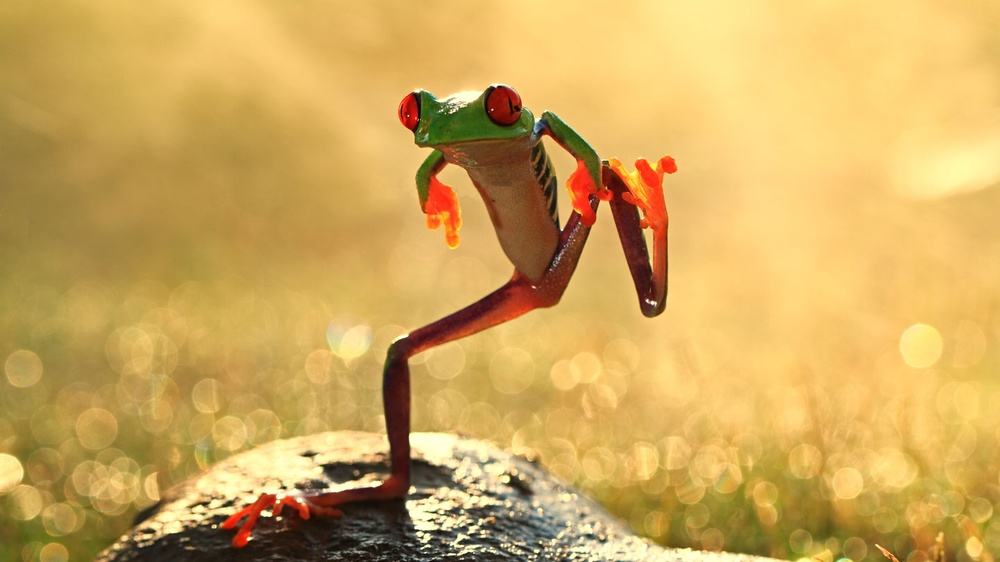
#> input picture zaba.jpg, 1000 x 562 px, shrunk from 1440 x 810 before the run
$ python interpolacija.py
#> lines starting #> are read from the running program, lines starting #| are printed output that depends on the picture
import cv2 as cv
import numpy as np
import matplotlib.pyplot as plt

img = cv.imread('zaba.jpg')
#> img is the input picture: shape (562, 1000, 3); mean B, G, R 92.8, 169, 207.2
img = cv.cvtColor(img, cv.COLOR_BGR2RGB)

fig, ax = plt.subplots(2, 2, figsize=(12, 6))

fig.suptitle('Interpolacija Zumiranja')
zoom_parametar = 2.0

def zoomSlike(scale,slika):
    #Napravljene nove dimenzije slike
#> called with scale = 2
    rows, cols, kanal = slika.shape
#> rows = 562; cols = 1000; kanal = 3
    new_rows = int(rows * scale)
#> new_rows = 1124
    new_cols = int(cols * scale)
#> new_cols = 2000

    rezultat = np.zeros((new_rows, new_cols, kanal), dtype=np.uint8)

    for i in range(rows):
        for j in range(cols):
            rezultat[int(i * scale), int(j * scale)] = slika[i, j]
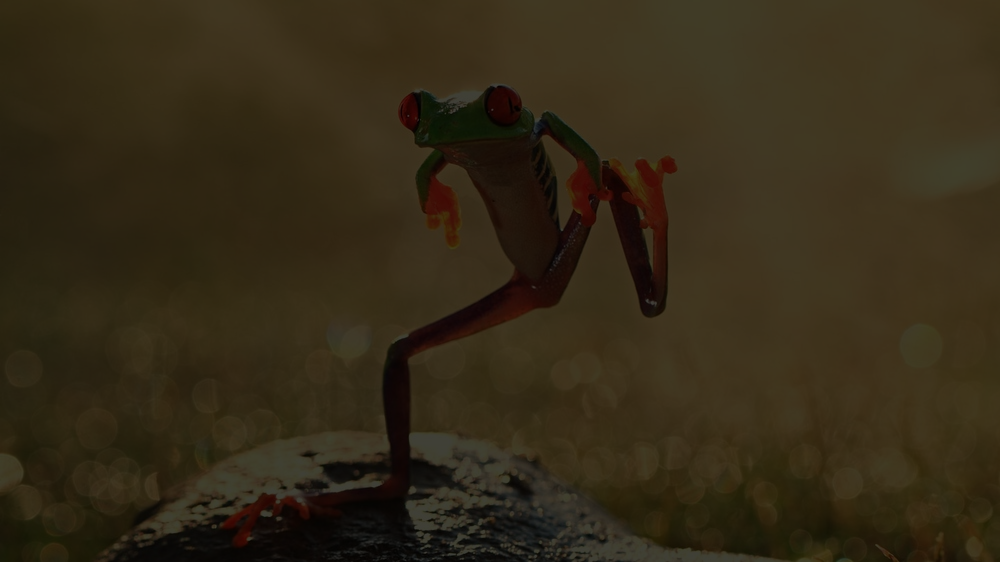
#> rezultat: shape (1124, 2000, 3) (shown at 1/2 size); mean R, G, B 51.8, 42.2, 23.2

    konacni_rezultat= np.zeros((rows,cols,kanal),dtype=np.uint8)

    for i in range(rows):
        for j in range(cols):
            konacni_rezultat[i,j]=rezultat[i,j]
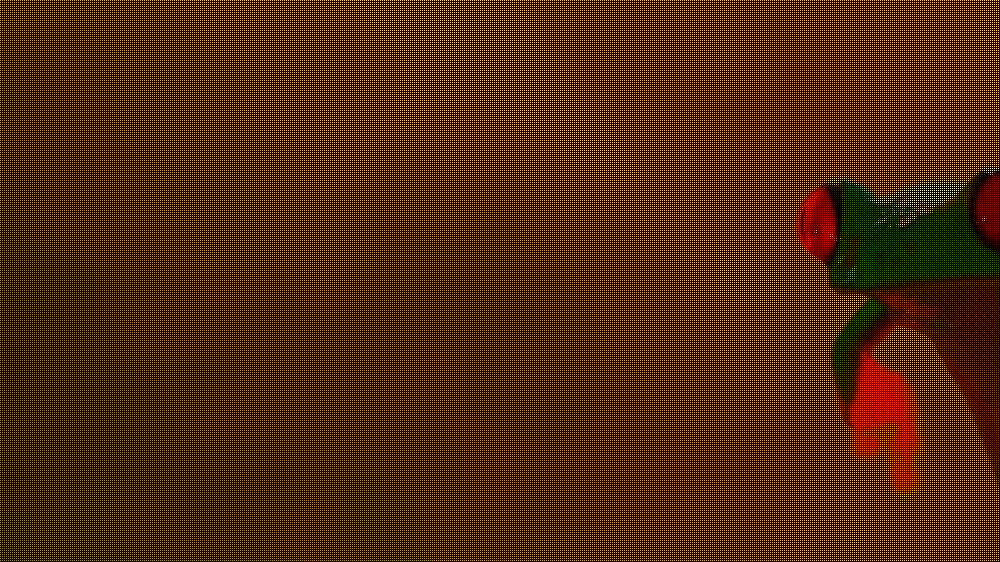
#> konacni_rezultat: shape (562, 1000, 3); mean R, G, B 50.1, 40.1, 20.6

    return konacni_rezultat

def interPolacijaNajblizegKomsije(zoomed,slika,scale):
#> called with scale = 2
    rows=slika.shape[0]
#> rows = 562
    cols=slika.shape[1]
#> cols = 1000
    rezultat=zoomed.copy().astype("int")
#> rezultat: shape (562, 1000, 3) int64
    for i in range(rows):
        for j in range(cols):
            if np.any(rezultat[i,j]==0):
                rezultat[i,j] = slika[int(i/scale), int(j/scale)]
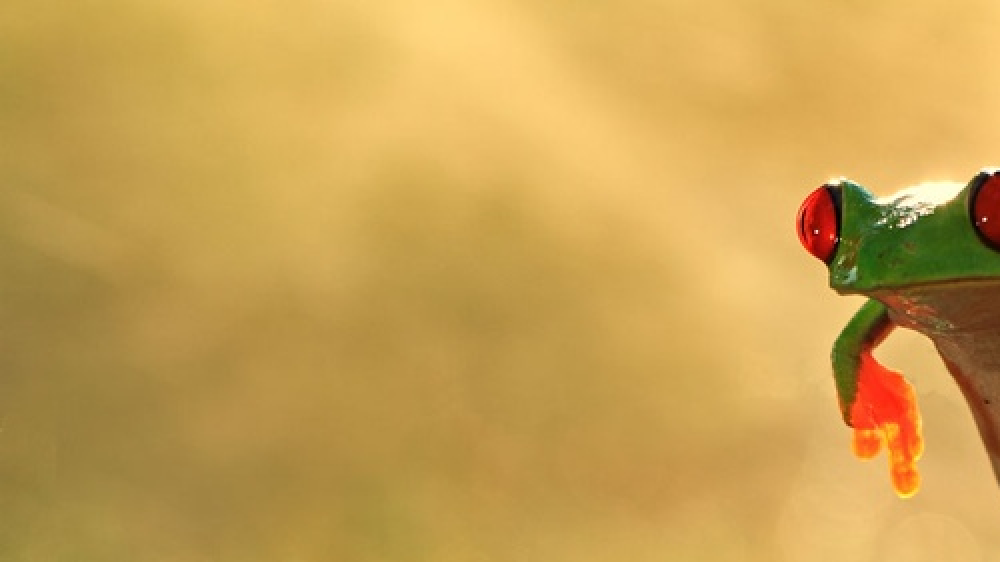
#> rezultat: shape (562, 1000, 3) int64; mean R, G, B 200.4, 160.6, 82.2

    return rezultat

def bilinearnaInterpolacija(zoomed):
    rows=zoomed.shape[0]
#> rows = 562
    cols=zoomed.shape[1]
#> cols = 1000
    bilinear=zoomed.copy().astype("int")
    #horiznotalni
    for i in range(0,rows-1,2):
        for j in range(1,cols-1,2):
            bilinear[i,j]=(bilinear[i,j-1]+bilinear[i,j+1])//2
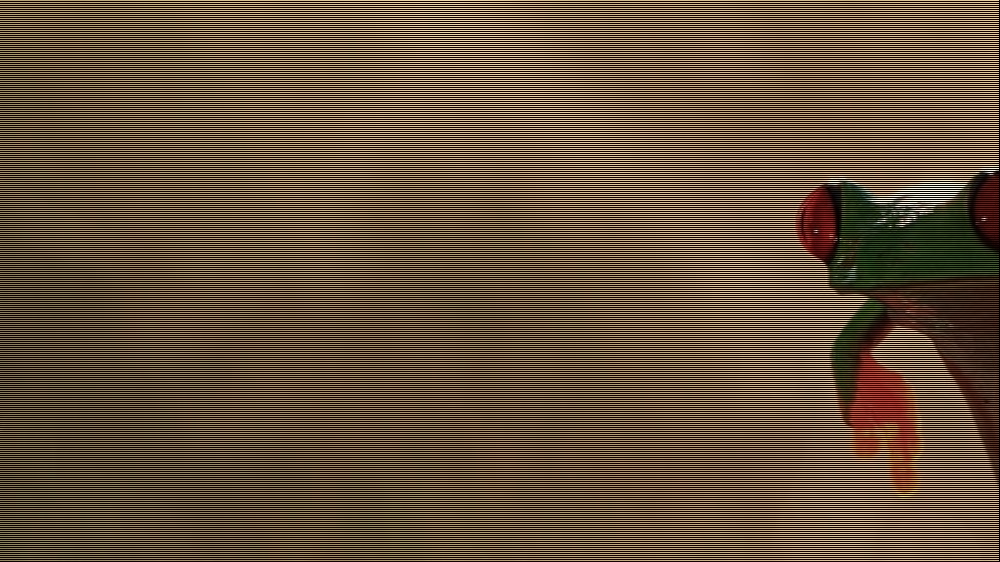
#> bilinear: shape (562, 1000, 3) int64; mean R, G, B 100.1, 80.2, 41
    #vertikalini
    for i in range(1,rows-1,2):
        for j in range(0,cols-1,2):
            bilinear[i,j]=(bilinear[i-1,j]+bilinear[i+1,j])//2
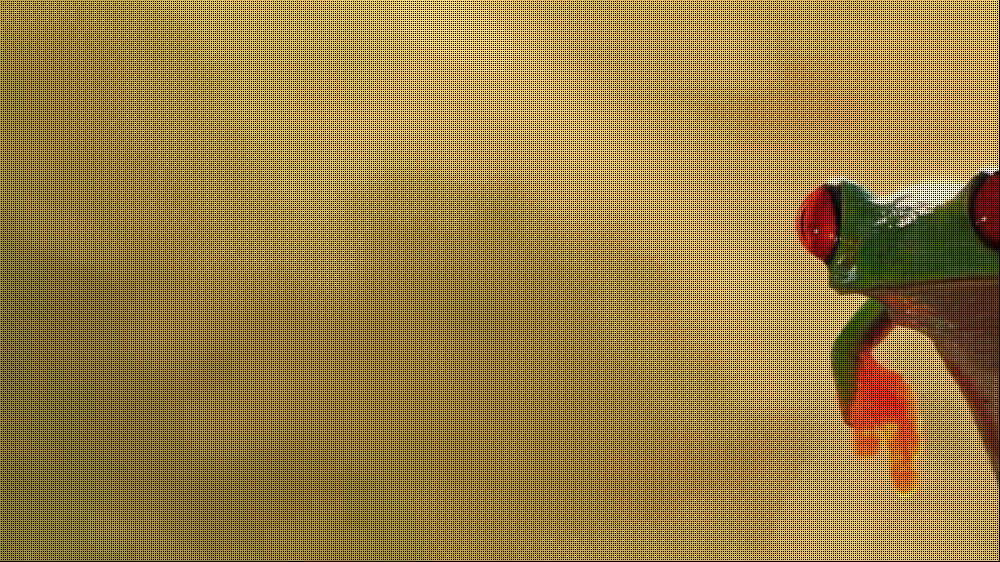
#> bilinear: shape (562, 1000, 3) int64; mean R, G, B 149.9, 120.1, 61.5
    #srednji
    for i in range(1,rows-1,2):
        for j in range(1,cols-1,2):
            bilinear[i,j]=(bilinear[i-1,j]+bilinear[i+1,j]+bilinear[i,j-1]+bilinear[i,j+1])//4

    return bilinear


#Originalna slika
ax[0,0].set_title('Originalna slika')
ax[0,0].imshow(img)
ax[0,0].axis('off')


#Zumiranje slike bez interpolacije
zumiranaSlika=zoomSlike(zoom_parametar,img)
ax[0,1].set_title('Zumirana slika bez interpolacije')
ax[0,1].imshow(zumiranaSlika)
ax[0,1].axis('off')


#Interpolacija najblizeg komsije
ax[1,0].set_title('Slika sa interpolacijom najblizeg suseda')
ax[1,0].imshow(interPolacijaNajblizegKomsije(zumiranaSlika,img,zoom_parametar))
ax[1,0].axis('off')


#Bilinearnom interpolaciom
ax[1,1].set_title('Slika sa bilinearnom interpolacijiom')
ax[1,1].imshow(bilinearnaInterpolacija(zumiranaSlika))
ax[1,1].axis('off')


plt.show()
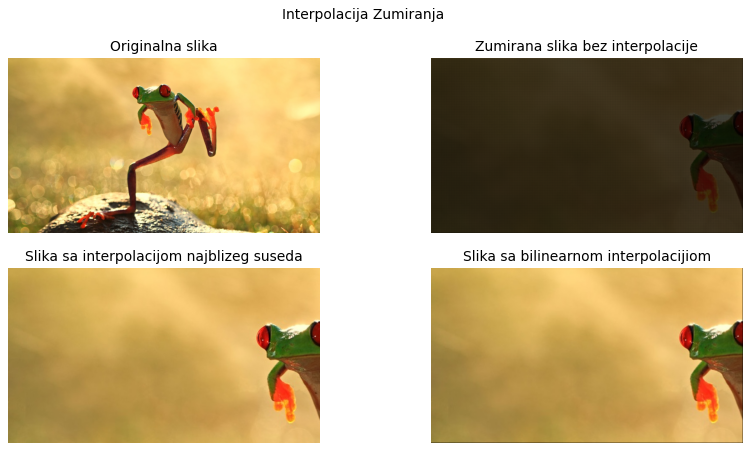
#> figure drawn by matplotlib, 4 panels

$ run again, with suncokret.jpg copied over zaba.jpg
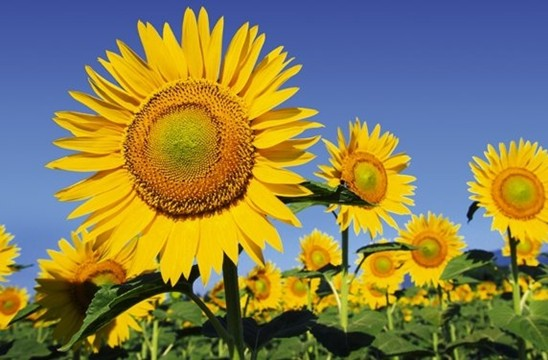
#> input picture suncokret.jpg, 548 x 360 px
#> img is the input picture: shape (360, 548, 3); mean B, G, R 81.9, 125.7, 133.2
#> after the loop in bilinearnaInterpolacija, `for i in range(1,rows-1,2):`:
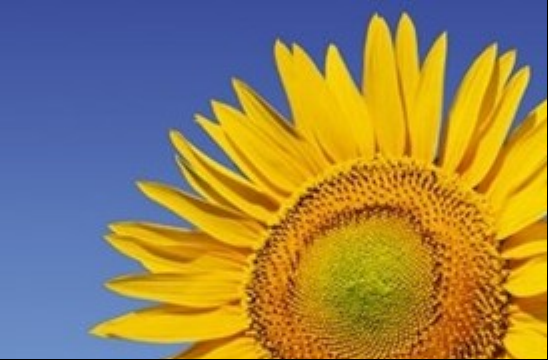
#> bilinear: shape (360, 548, 3) int64; mean R, G, B 150.4, 130.3, 82.5
#> `plt.show()`:
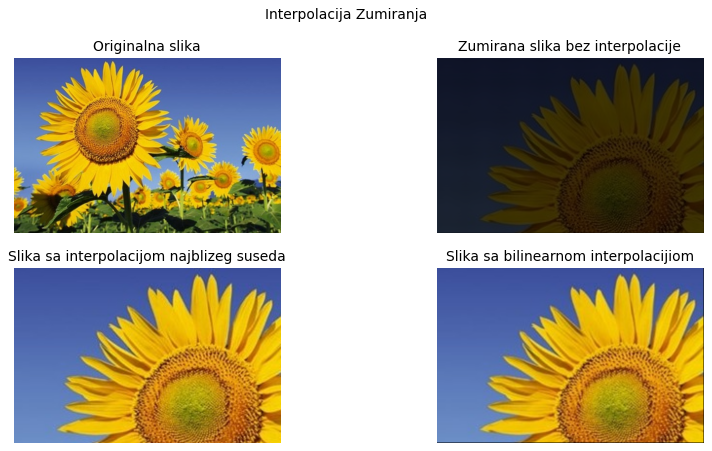
#> figure drawn by matplotlib, 4 panels
